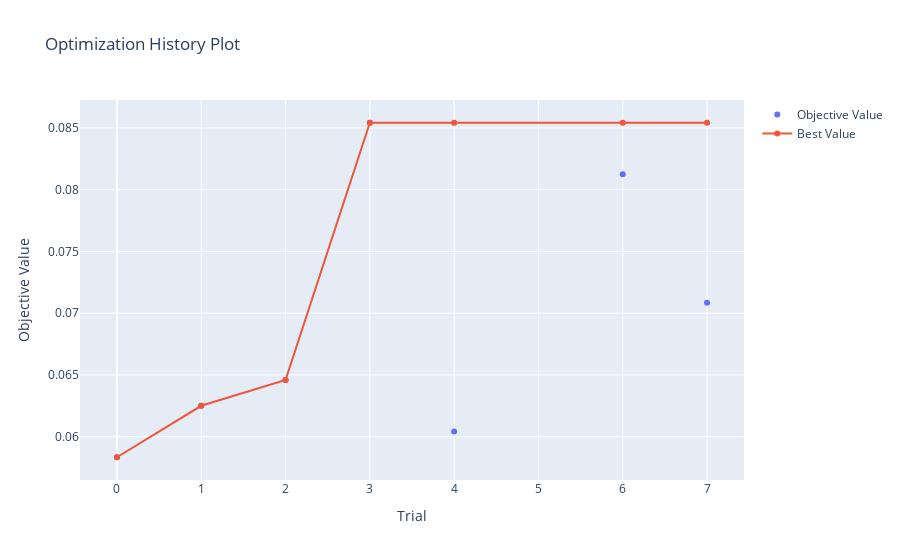

Source (notebook cell):
### Code cell
optuna.visualization.plot_optimization_history(study)

### Figure 1 — Plotly figure (JSON) as saved in the notebook; plotly's stock layout.template omitted (floating-point values rounded to 4 significant figures)
{"data": [{"mode": "markers", "name": "Objective Value", "type": "scatter", "x": [0, 1, 2, 3, 4, 6, 7], "y": [0.05833, 0.0625, 0.06458, 0.08542, 0.06042, 0.08125, 0.07083]}, {"name": "Best Value", "type": "scatter", "x": [0, 1, 2, 3, 4, 6, 7], "y": [0.05833, 0.0625, 0.06458, 0.08542, 0.08542, 0.08542, 0.08542]}], "layout": {"title": {"text": "Optimization History Plot"}, "xaxis": {"title": {"text": "Trial"}}, "yaxis": {"title": {"text": "Objective Value"}}}}
